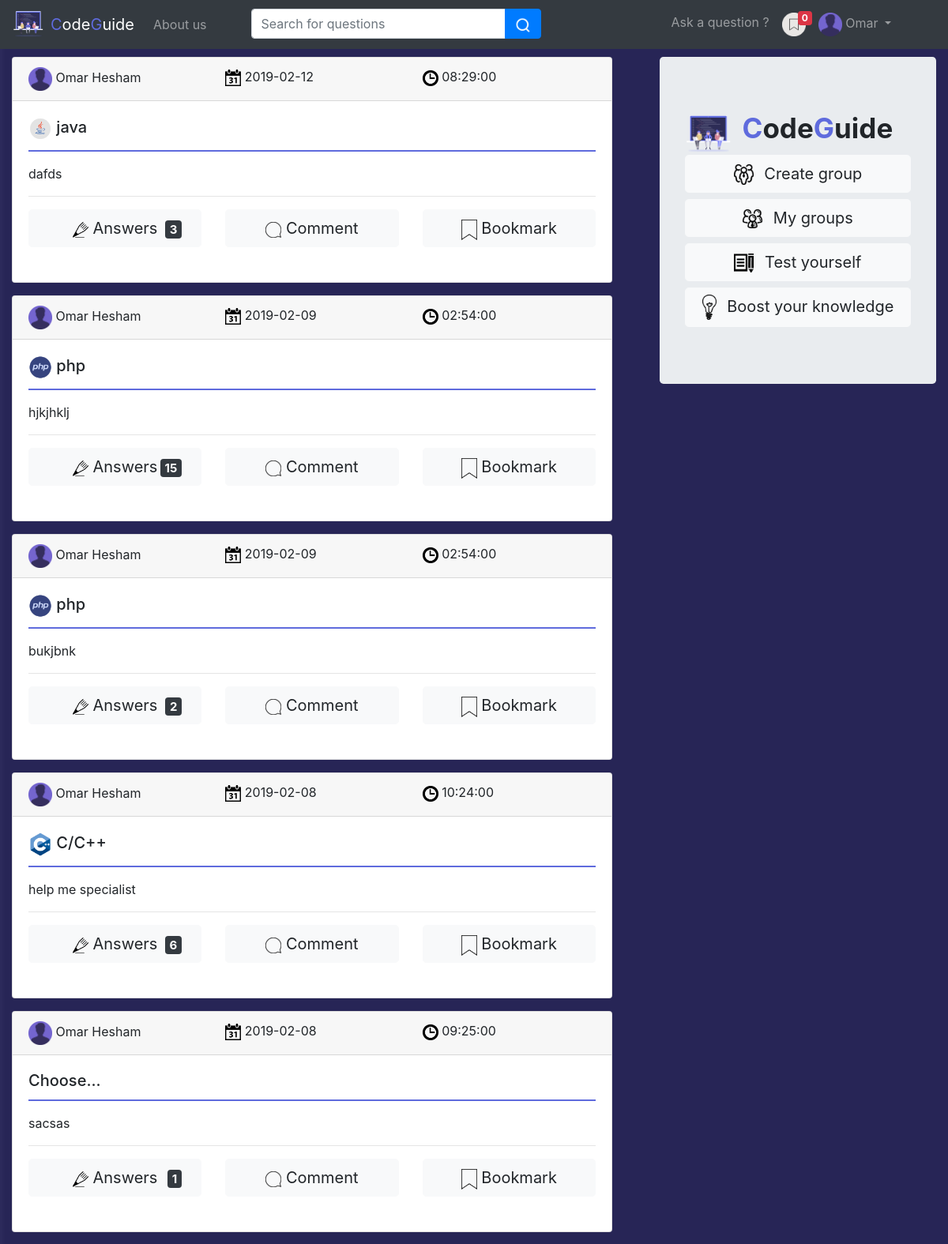
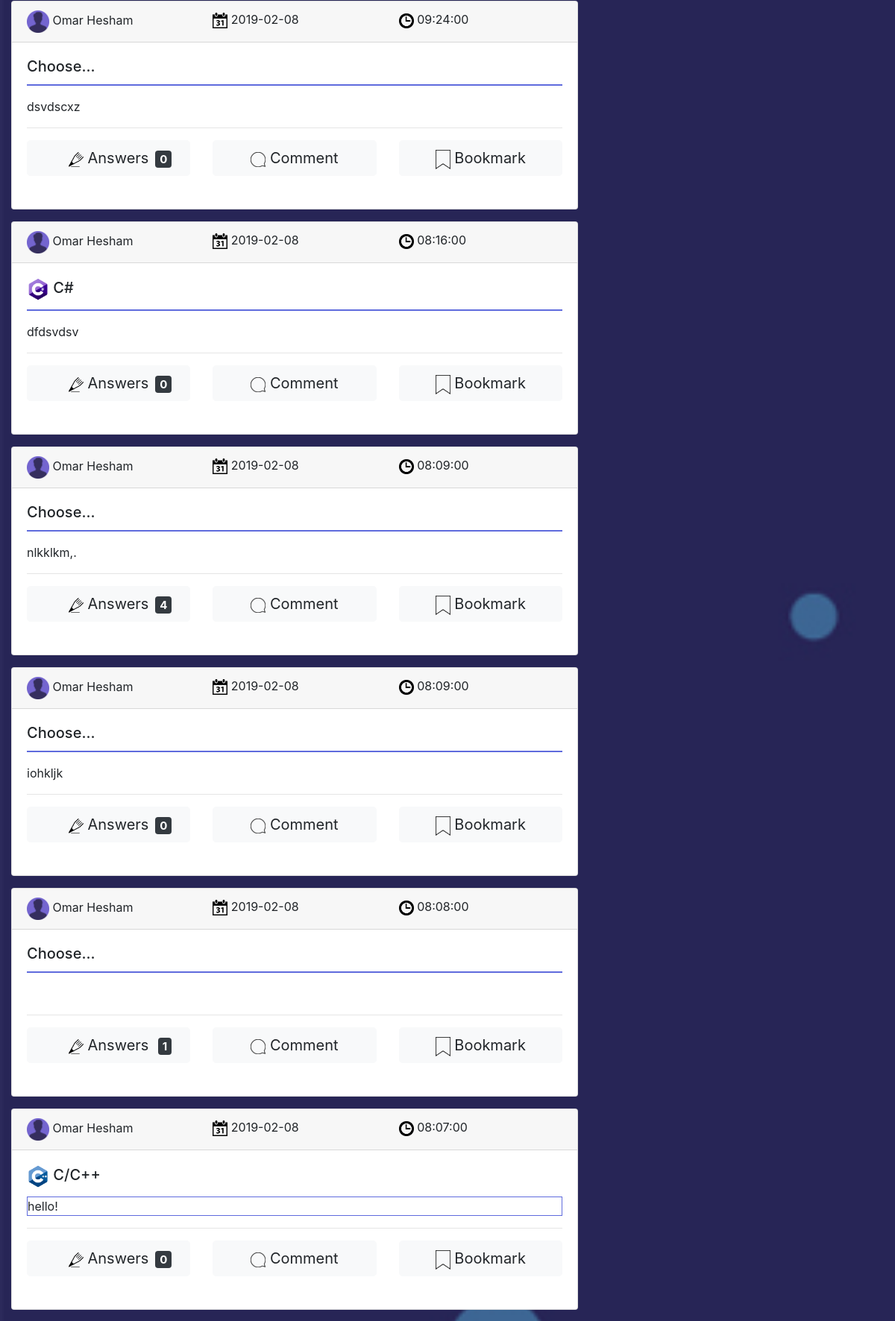
Screenshot of /Developement/profile.php (signed in, upper part) with the database file from the repository (2 pictures, top to bottom).
### tables this page shows
CREATE TABLE `post` (
  `id` int(255) NOT NULL,
  `user_id` text NOT NULL,
  `specialist_id` int(11) NOT NULL,
  `dates` date NOT NULL,
  `question` text NOT NULL,
  `reported` int(255) NOT NULL,
  `language` text NOT NULL,
  `group_id` int(255) NOT NULL,
  `times` time NOT NULL,
  `type` varchar(256) NOT NULL
);

CREATE TABLE `user` (
  `id` int(255) NOT NULL,
  `first_name` varchar(255) NOT NULL,
  `email` varchar(255) NOT NULL,
  `password` varchar(255) NOT NULL,
  `last_name` varchar(255) NOT NULL
);

### Developement/model/post.php (called while the page is built, shortened)
<?php
class post extends Database {
public static function is_bookmarked($user_id,$post_id){
  $sql="SELECT * from bookmarked where post_id=$post_id ; ";
  $statement=Database::$db->prepare($sql);
  $statement->execute();
  $results=[];
  while($row = $statement->fetch(PDO::FETCH_ASSOC)) {
    $results[] = $row;
  }
  return 0;
}
public static function get_my_post($keyword,$user_id)
{
  $keyword = str_replace(" ", "%", $keyword);
  $sql = "SELECT *,post.id as post_id FROM post join user on post.user_id=user.id
  WHERE question like ('%$keyword%')AND user.id=$user_id AND post.group_id=0 ORDER BY post.id DESC;";
  $statement = Database::$db->prepare($sql);
  $statement->execute();
  $posts = [];
  while($row = $statement->fetch(PDO::FETCH_ASSOC)) {
    $posts[] = $row;
  }
  return $posts;
}
}
?>

### Developement/model/comment.php (called while the page is built, shortened)
<?php
class comment extends Database {
  public static function get_number_comments($post_id){
    $sql="SELECT COUNT(user_id) as number FROM comment WHERE post_id=$post_id;";
    $statement = Database::$db->prepare($sql);
    $statement->execute();
    $number=$statement->fetch(PDO::FETCH_ASSOC);
    return $number;
  }
}
 ?>

### Developement/profile.php (the view, shortened to what this page needs)
<?php
include_once("model/post.php");
include_once("Components/head_profile.php");
include_once("model/comment.php");
 ?>
<!DOCTYPE html>
<html lang="en" dir="ltr">
  <body >
    <div class="row">
      <div class="col-lg-8 col-sm-12">
        <div class="container">
          <?php
          if(!isset($_GET['question']))
          $posts=post::get_my_post("",$_SESSION["user_id"]);
          else  $posts=post::search_post($_GET['question'],'c');
          foreach ($posts as $post) {
           ?>
           <div id='div_<?php echo $post["post_id"]?>'  class="card mb-3 filterDiv  <?php echo $post["language"]?>  <?php   if(post::is_bookmarked($_SESSION['user_id'],$post['post_id'])) echo 'bookmarked' ;?>">
            <div class="card-header">
              <div class="row">
                <div class="col-lg-4">
                  <img src="img/profile.png" width="30 px">
                  <?php echo ucwords($post["first_name"])." ".ucwords($post["last_name"]);?>
                </div>
                <div class="col-lg-4">
                  <img src="img/calender.png" width="20 px">
                  <?php echo $post['dates']?>
                </div>
                <div class="col-lg-4">
                  <img src="img/time.png" width="20 px">
                  <?php echo $post['times']?>
                </div>
              </div>
            </div>
            <div class="card-body">
              <h5 class="card-title">  <?php
              if ($post["language"]=="C/C++") {
                ?>
                  <img src="img/c++.png" height="30px" alt="">
                <?php
              }
              else if ($post["language"]=="C#") {
                ?>
                  <img src="img/csharp.png" height="30px" alt="">
                <?php
              }
              else if ($post["language"]=="java") {
                ?>
                  <img src="img/java.png" height="30px"alt="">
                <?php
              }
              else if ($post["language"]=="python") {
                ?>
                  <img src="img/python.png" height="30px" alt="">
                <?php
              }
              else if ($post["language"]=="php") {
                ?>
                  <img src="img/php.png" height="30px" alt="">
                <?php
              }
              if($post["language"]=='js'){
                echo "javascript";
              }else{
                  echo $post["language"];
              }?></h5>
              <p class="card-text" style="border:solid 1px #5f6bdd">
              <?php echo $post["question"];?></p>
              <hr>
              <div class="row rowC<?php echo $post['post_id'] ?>">
                <div class="col-lg-4">
                  <?php
                    $number=comment::get_number_comments($post['post_id']);
                   ?>
                   <button type="button" class="btn btn-light btn-lg btn-block mb-4" id="answer_<?php echo $post["post_id"] ?>"><img src="img/answer.png" width="20px">
                     <span id="number_<?php echo $post["post_id"] ?>" style="position:absolute; top:14px; right:40px;" class="badge badge-dark"><?php echo $number['number'];  ?></span>  Answers</button>
                </div>
                <div class="col-lg-4">
                  <button type="button" class="btn btn-light btn-lg btn-block comment" id='comment_<?php echo $post['post_id'] ?>' ><img src="img/comment.png" width="20px">  Comment</button>
                </div>
                <div class="col-lg-4">
                  <button type="button" name="bookmark_<?php echo $post['post_id'] ?>" id="bookmark_<?php echo $post['post_id'] ?>" class="btn btn-light btn-lg btn-block"><img src="img/bookmark2.png" width="20px">  Bookmark</button>
                </div>
              </div>
            </div>
          </div>
        <?php } ?>
        </div>
      </div>
      <div class="col-lg-4 col-sm-12">
        <div class="container">
          <div class="jumbotron">
            <img class="mr-2" src="img/logo.png" width="60 px"  height="50 px"/>
            <span style="font-size:35px; font-weight:bold;"><span style="color:#5f6bdd;">C</span>ode<span style="color:#5f6bdd;">G</span>uide</span>
            <button type="button" class="btn btn-light btn-lg btn-block mb-2" data-toggle="modal" data-target="#exampleModal2" data-whatever="@mdo"><img src="img/createGroup.png" class="mr-2" width="25px">  Create group</button>
            <a class="btn btn-light btn-lg btn-block" data-toggle="collapse" href="#multiCollapseExample1" role="button" aria-expanded="false" aria-controls="multiCollapseExample1"><img src="img/myGroups.png" class="mr-2" width="25px">  My groups</a>
            <button type="button" id="test_your_self"class="btn btn-light btn-lg btn-block my-2"><img src="img/test.png" class="mr-2" width="25px"> Test yourself</button>
            <button type="button" id="boost" class="btn btn-light btn-lg btn-block my-2"><img src="img/light.png" class="mr-2" width="18px"> Boost your knowledge</button>
          </div>
        </div>
      </div>
    </div>
  </body>
</html>

### Developement/css/site.css (style rules this page uses)
* { margin: 0; padding: 0; box-sizing: border-box; }
body { background-color: #EFEFEF; }

### Developement/Components/head_profile.php (style rules this page uses)
body { background-image: url(img/home.jpg); background-size: cover; background-repeat: no-repeat; }

### Developement/profile.php (style rules this page uses)
.filterDiv { display: none; }
.show { display:block; }

### rows the page displays
post: user.first_name "Omar", user.last_name "Hesham", dates "2019-02-12", times "08:29:00", language "java", question "dafds", number "3"
post: user.first_name "Omar", user.last_name "Hesham", dates "2019-02-09", times "02:54:00", language "php", question "hjkjhklj", number "15"
post: user.first_name "Omar", user.last_name "Hesham", dates "2019-02-09", times "02:54:00", language "php", question "bukjbnk", number "2"
post: user.first_name "Omar", user.last_name "Hesham", dates "2019-02-08", times "10:24:00", language "C/C++", question "help me specialist", number "6"
post: user.first_name "Omar", user.last_name "Hesham", dates "2019-02-08", times "09:25:00", language "Choose...", question "sacsas", number "1"
post: user.first_name "Omar", user.last_name "Hesham", dates "2019-02-08", times "09:24:00", language "Choose...", question "dsvdscxz", number "0"
post: user.first_name "Omar", user.last_name "Hesham", dates "2019-02-08", times "08:16:00", language "C#", question "dfdsvdsv", number "0"
post: user.first_name "Omar", user.last_name "Hesham", dates "2019-02-08", times "08:09:00", language "Choose...", question "nlkklkm,.", number "4"
post: user.first_name "Omar", user.last_name "Hesham", dates "2019-02-08", times "08:09:00", language "Choose...", question "iohkljk", number "0"
post: user.first_name "Omar", user.last_name "Hesham", dates "2019-02-08", times "08:08:00", language "Choose...", number "1"
post: user.first_name "Omar", user.last_name "Hesham", dates "2019-02-08", times "08:07:00", language "C/C++", question "hello!", number "0"

### other values shown
$_SESSION["user_first_name"] "Omar"
